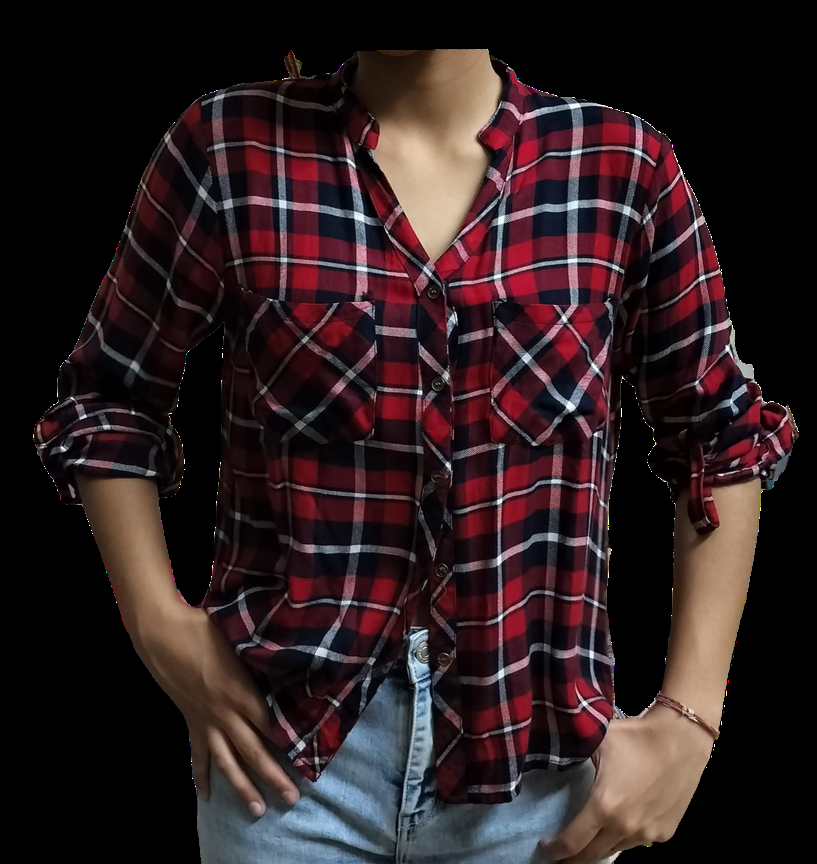
#> input picture uploaded_images/0263c72c-f4e3-40b7-bc18-01189001c209.png, 817 x 864 px, shrunk from 1513 x 1600 before the run
$ python -i classifier.py   (imports and definitions only)
#> lines starting #> are read from the running program, lines starting #| are printed output that depends on the picture; after the words box and inside, x2 and y2 are one past the last pixel; in counts of white or black regions, pixels touching at a corner belong together
import numpy as np
from PIL import Image
import cv2
import os

# In a real implementation, this would use a trained TensorFlow/Keras model
# For now, we'll implement a simplified classifier using color and shape analysis

def classify_clothing(image):
    """
    Classify clothing item based on simple image analysis

    Args:
        image (PIL.Image): The clothing image to classify

    Returns:
        str: The predicted category (Top, Bottom, Dress, Footwear, Accessory, Ethnic wear)
    """
    # Convert to numpy array for OpenCV processing
    img_array = np.array(image)

    # Convert to BGR for OpenCV
    if img_array.shape[2] == 4:  # If RGBA
        img_array = cv2.cvtColor(img_array, cv2.COLOR_RGBA2BGR)
    else:
        img_array = cv2.cvtColor(img_array, cv2.COLOR_RGB2BGR)
#> img_array is the input picture: shape (864, 817, 3); mean B, G, R 32.2, 30.4, 45.1

    # Get image dimensions
    height, width, _ = img_array.shape
#> height = 864; width = 817

    # Calculate aspect ratio
    aspect_ratio = width / height
#> aspect_ratio = 0.946

    # Extract shape features
    # Convert to grayscale
    gray = cv2.cvtColor(img_array, cv2.COLOR_BGR2GRAY)
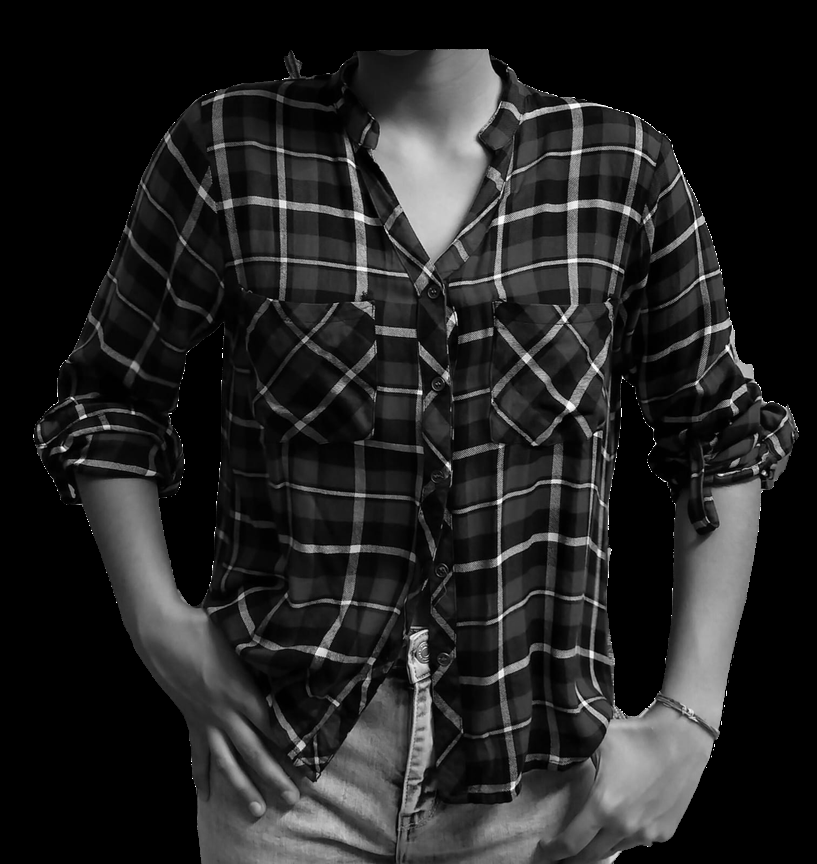
#> gray: shape (864, 817); min 0, max 255, mean 35

    # Threshold to get binary image
    _, thresh = cv2.threshold(gray, 1, 255, cv2.THRESH_BINARY)
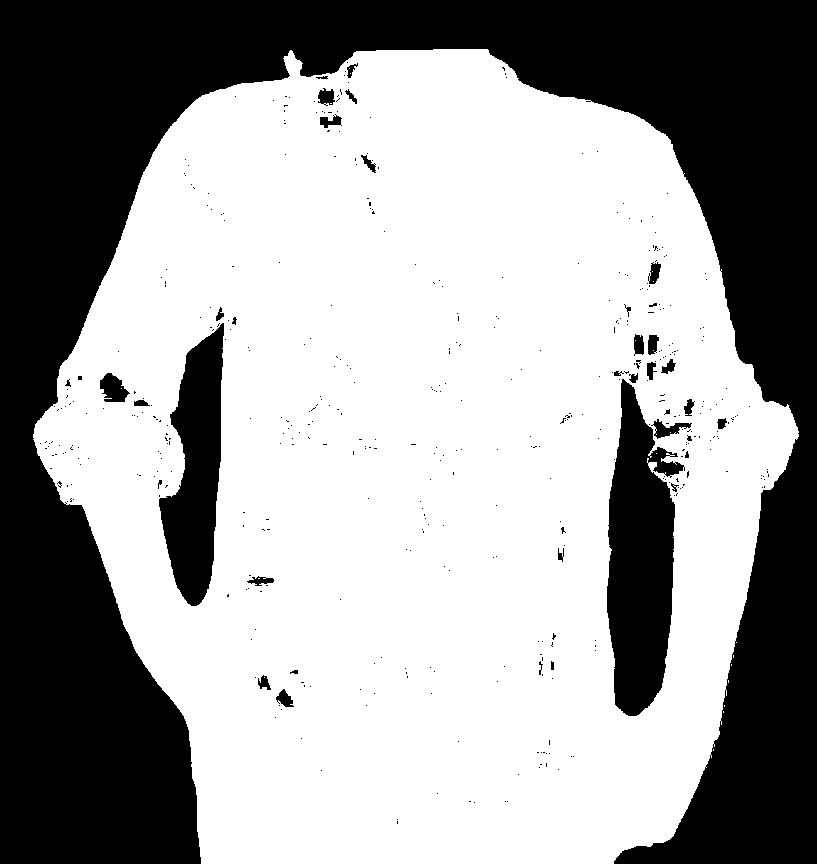
#> thresh: shape (864, 817); 62.2% white; 467 black regions (432 under 20 px)

    # Find contours
    contours, _ = cv2.findContours(thresh, cv2.RETR_EXTERNAL, cv2.CHAIN_APPROX_SIMPLE)
#> contours = 8 contours, 7 with area under 20; largest, box (x1, y1, x2, y2) and area: (33, 49, 799, 864) 469406

    # If no contours found, return default category
    if not contours:
        return "Top"

    # Get the largest contour
    largest_contour = max(contours, key=cv2.contourArea)
#> largest_contour = contour of 1099 points, box (x1, y1, x2, y2) (33, 49, 799, 864), area 469406

    # Calculate bounding rectangle
    x, y, w, h = cv2.boundingRect(largest_contour)
#> x = 33; y = 49; w = 766; h = 815

    # Calculate shape features
    extent = cv2.contourArea(largest_contour) / (w * h)
#> extent = 0.752
    aspect_ratio = w / h if h > 0 else 0
#> aspect_ratio = 0.94

    # Calculate color features
    # Create a mask for the contour
    mask = np.zeros(gray.shape, np.uint8)
    cv2.drawContours(mask, [largest_contour], 0, 255, -1)
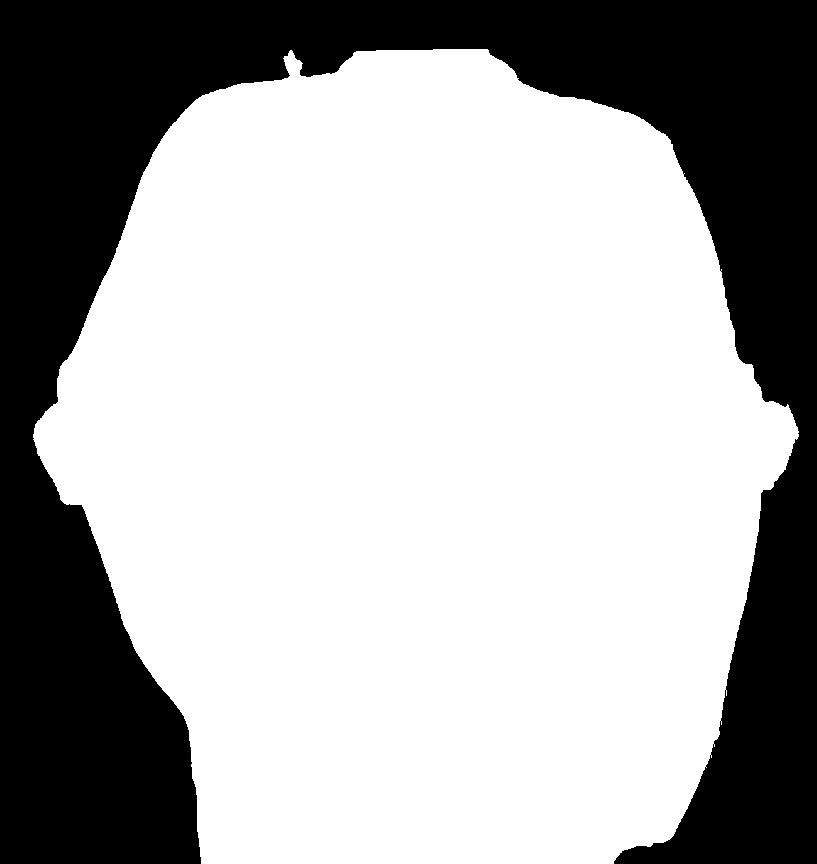
#> mask: shape (864, 817); 66.7% white; 1 black region, box (x1, y1, x2, y2) and area: (0, 0, 817, 864) 235188

    # Calculate average color
    mean_color = cv2.mean(img_array, mask=mask)[:3]
#> mean_color = (48.25, 45.64, 67.68)

    # Simple rules for classification based on shape and aspect ratio
    # These thresholds are simplified and would be learned in a real model

    # Very elongated items are likely tops or dresses
    if aspect_ratio < 0.5:
        # If it's very long, likely a dress
        if h > 2 * w:
            return "Dress"
        else:
            return "Top"

    # Wider items with moderate height are likely bottoms
    elif 0.5 <= aspect_ratio <= 1.5 and h < width:
        return "Bottom"

    # Very short items could be footwear
    elif h < 0.3 * height and w < 0.7 * width:
        return "Footwear"

    # Small items with high extent (filled area) may be accessories
    elif cv2.contourArea(largest_contour) < 0.3 * (width * height) and extent > 0.7:
        return "Accessory"

    # Items with lots of color and moderate aspect ratio might be ethnic wear
    elif np.std(mean_color) > 40 and 0.5 <= aspect_ratio <= 1.5:
        return "Ethnic wear"

    # Default to top if unsure
    else:
        return "Top"

>>> import cv2
>>> picture = cv2.cvtColor(cv2.imread('uploaded_images/0263c72c-f4e3-40b7-bc18-01189001c209.png'), cv2.COLOR_BGR2RGB)
>>> result = classify_clothing(picture)
#> result = 'Bottom'

$ run again, on uploaded_images/304d4d77-02a0-467b-9c66-a50c5c7c7d36.png
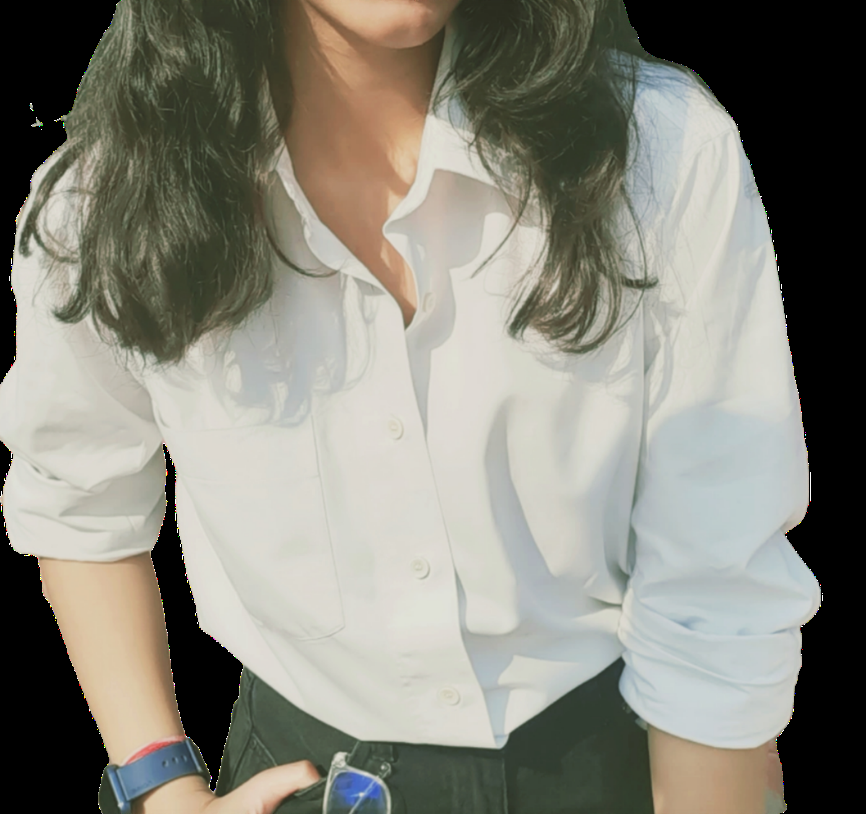
#> input picture uploaded_images/304d4d77-02a0-467b-9c66-a50c5c7c7d36.png, 866 x 814 px, shrunk from 1200 x 1128 before the run
#> in classify_clothing, img_array is the input picture: shape (814, 866, 3); mean B, G, R 123.2, 133.5, 134.8
#> in classify_clothing, `_, thresh = cv2.threshold(gray, 1, 255, cv2.THRESH_BINARY)`:
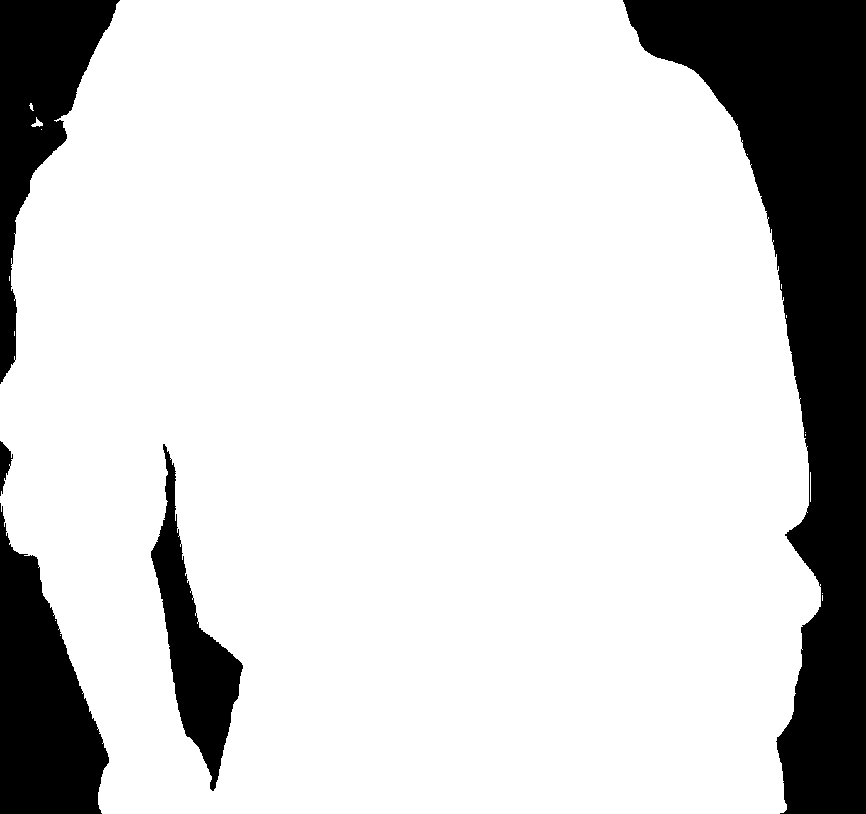
#> thresh: shape (814, 866); 82.2% white; 5 black regions
#> contours = 16 contours, 14 with area under 20; largest, box (x1, y1, x2, y2) and area: (0, 0, 821, 814) 588464, (31, 117, 43, 127) 38
#> largest_contour = contour of 913 points, box (x1, y1, x2, y2) (0, 0, 821, 814), area 588464
#> x = 0; w = 821; h = 814
#> extent = 0.881
#> in classify_clothing, `aspect_ratio = w / h if h > 0 else 0`: aspect_ratio = 1.01
#> in classify_clothing, `cv2.drawContours(mask, [largest_contour], 0, 255, -1)`:
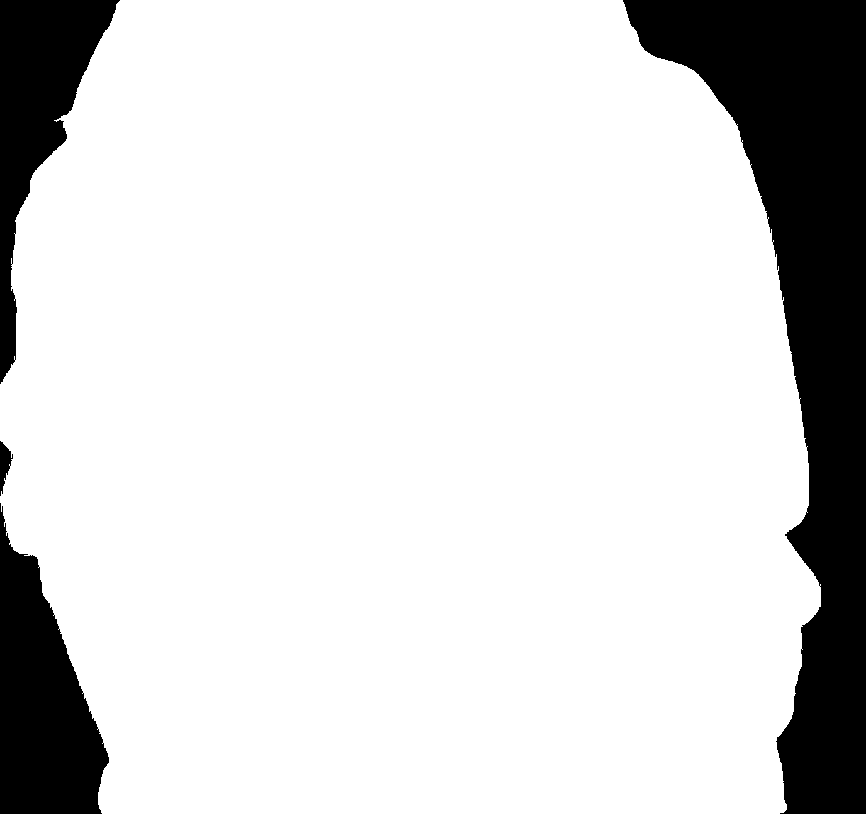
#> mask: shape (814, 866); 83.7% white; 4 black regions, box (x1, y1, x2, y2) and area: (623, 0, 866, 814) 76986, (0, 503, 109, 814) 20231, (0, 0, 120, 384) 17316, (0, 441, 13, 496) 381
#> mean_color = (147.2, 159.5, 161)
#> result = 'Bottom'
